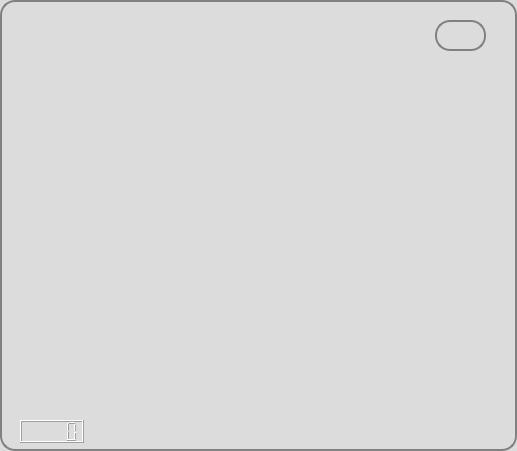
<?xml version="1.0" encoding="UTF-8"?>
<ui version="4.0">
 <class>QuestPanel</class>
 <widget class="QWidget" name="QuestPanel">
  <property name="windowModality">
   <enum>Qt::NonModal</enum>
  </property>
  <property name="geometry">
   <rect>
    <x>0</x>
    <y>0</y>
    <width>517</width>
    <height>451</height>
   </rect>
  </property>
  <property name="windowTitle">
   <string>Form</string>
  </property>
  <property name="autoFillBackground">
   <bool>false</bool>
  </property>
  <property name="styleSheet">
   <string notr="true">QLineEdit
{
border-image: url(:/images/frame.png) 4;
border-width: 3;
}

QTabBar::tab {
     background: qlineargradient(x1: 0, y1: 0, x2: 0, y2: 1,
                                 stop: 0 #E1E1E1, stop: 0.4 #DDDDDD,
                                 stop: 0.5 #D8D8D8, stop: 1.0 #D3D3D3);
     border: 2px solid #C4C4C3;
	
	border-bottom-color: rgba(0, 0, 0, 0);
     border-top-left-radius: 4px;
     border-top-right-radius: 4px;
     min-width: 8ex;
     padding: 2px;
 }

QTabBar::tab:selected, QTabBar::tab:hover {
     background: qlineargradient(x1: 0, y1: 0, x2: 0, y2: 1,
                                 stop: 0 #fafafa, stop: 0.4 #f4f4f4,
                                 stop: 0.5 #e7e7e7, stop: 1.0 #fafafa);
 }

QTabBar::tab:selected {
     border-color: #9B9B9B;
border-bottom-color: rgba(0, 0, 0, 0);
 }

 QTabBar::tab:!selected {
     margin-top: 2px;
 }

 QTabBar::tab:selected {
     margin-left: -4px;
     margin-right: -4px;
 }

 QTabBar::tab:first:selected {
     margin-left: 0;
 }

 QTabBar::tab:last:selected {
     margin-right: 0;
 }

 QTabBar::tab:only-one {
     margin: 0;
 }

#QuestPanel
{ 
border: 1px solid gray;
border-radius: 15px;
border-width: 2px;
background-color: gainsboro;
background-image: url(:/images/back.png);
background-position: top right;
background-repeat: no-repeat
}

QComboBox[editable=&quot;true&quot;]
{
border-image: url(:/images/frame.png) 4;
border-width: 3;
}

QScrollBar:horizontal
{
	border: 1px solid grey;
	background: qlineargradient(x1: 0, y1: 0, x2: 0, y2: 1, 	
		stop: 0 #f6f7fa, stop: 1 #dadbde);
	height: 15px;
}

QScrollBar:vertical
{
	border: 1px solid grey;
	background: qlineargradient(x1: 0, y1: 0, x2: 0, y2: 1, 	
		stop: 0 #f6f7fa, stop: 1 #dadbde);
	width: 15px;
}

#questionArea
{
border-image: url(:/images/frame.png) 4;
border-width: 3;
}

QListView
{
border-image: url(:/images/frame.png) 4;
border-width: 3;
}

QLabel {
border: none;
border-image: none;
padding: 0;
background: none;
}

/* Make text in message boxes selectable. */
QMessageBox {
/* LinksAccessibleByMouse | TextSelectableByMouse */
messagebox-text-interaction-flags: 5;
}
/* Set the selection colors for all widgets. */
QWidget {
selection-color: black;
selection-background-color: Silver;
color: black;
}

/* Make the entire row selected in item views. */
QAbstractItemView {
show-decoration-selected: 1;
}

/* Nice WindowsXP-style password character for password line edits. */
QLineEdit[echoMode=&quot;2&quot;] {
lineedit-password-character: 9679;
}

/* Customize tooltips. */
QToolTip {
background-color: rgb(200,200,255);
border-color: darkslategray;
border-width: 1px;
border-style: solid;
padding: 3px;
font: bold;
border-radius: 3px;
opacity: 200;
}

/* Customize radio buttons. */

QRadioButton {
spacing: 5px;
}

QRadioButton::indicator {
width: 13px;
height: 13px;
}

QRadioButton::indicator::unchecked {
image: url(:/images/radiobutton_unchecked.png);
}

QRadioButton::indicator:unchecked:hover {
image: url(:/images/radiobutton_unchecked_hover.png);
}

QRadioButton::indicator:unchecked:pressed {
image: url(:/images/radiobutton_unchecked_pressed.png);
}

QRadioButton::indicator::checked {
image: url(:/images/radiobutton_checked.png);
}

QRadioButton::indicator:checked:hover {
image: url(:/images/radiobutton_checked_hover.png);
}

QRadioButton::indicator:checked:pressed {
image: url(:/images/radiobutton_checked_pressed.png);
}

/* Customize arrows. */

*::down-arrow, *::menu-indicator {
image: url(:/images/down_arrow.png);
width: 7px;
height: 7px;
}

*::down-arrow:disabled, *::down-arrow:off {
image: url(:/images/down_arrow_disabled.png);
}

*::up-arrow {
image: url(:/images/up_arrow.png);
width: 7px;
height: 7px;
}

*::up-arrow:disabled, *::up-arrow:off {
image: url(:/images/up_arrow_disabled.png);
}

/* Customize push buttons and comboboxes. Our read-only combobox
is very similar to a push button, so they share the same border image. */

QPushButton {
min-width: 50;
}

QPushButton, QComboBox[editable=&quot;false&quot;],
QComboBox[editable=&quot;true&quot;]::drop-down {
border-image: url(:/images/pushbutton.png) 5;
border-width: 5;
}

QPushButton:hover, QComboBox[editable=&quot;false&quot;]:hover,
QComboBox[editable=&quot;true&quot;]::drop-down:hover, QMenuBar::item:hover {
border-image: url(:/images/pushbutton_hover.png) 5;
border-width: 5;
}

QPushButton:pressed, QComboBox[editable=&quot;false&quot;]:on,
QComboBox[editable=&quot;true&quot;]::drop-down:on, QMenuBar::item:on {
border-image: url(:/images/pushbutton_pressed.png) 5;
border-width: 5;
}

/* Customize read-only comboboxes. */

QComboBox[editable=&quot;false&quot;] {
padding-left: 3px;
padding-right: 20px; /* space for the arrow */
}

QComboBox[editable=&quot;false&quot;]::drop-down {
subcontrol-origin: padding;
subcontrol-position: top right;
width: 15px;
border-left-style: solid;
border-left-color: darkgray;
border-left-width: 1px;
}

QComboBox[editable=&quot;false&quot;]::down-arrow 
{
	subcontrol-origin: content;
	subcontrol-position: center;
	position: relative;
	left: 1px;
}

QComboBox[editable=&quot;false&quot;]::down-arrow:on 
{
	position: relative;
	top: 1px;
	left: 2px;
}

QComboBox[editable=&quot;true&quot;] 
{
	padding-right: 16px;
}

QComboBox[editable=&quot;true&quot;]::drop-down 
{
	subcontrol-origin: border;
	subcontrol-position: top right;
	width: 13px;
	position: absolute;
	top: 2px;
	bottom: 2px;
	right: 2px;
}

QComboBox[editable=&quot;true&quot;]::drop-down,
QComboBox[editable=&quot;true&quot;]::drop-down:hover,
QComboBox[editable=&quot;true&quot;]::drop-down:on 
{
	border-width: 0px; 
	border-left-width: 3px; 
	background-color: rgba(255, 255, 255, 200);
}

QComboBox[editable=&quot;true&quot;]::down-arrow:on 
{
	position: relative;
	top: 1px;
	left: 1px;
}

QCheckBox 
{
	spacing: 5px;
}

QCheckBox::indicator
{
	width: 13px;
	height: 13px;
}

QCheckBox::indicator:unchecked 
{
	image: url(:/images/checkbox_unchecked.png);
}

QCheckBox::indicator:unchecked:hover 
{
	image: url(:/images/checkbox_unchecked_hover.png);
}

QCheckBox::indicator:unchecked:pressed 
{
	image: url(:/images/checkbox_unchecked_pressed.png);
}

QCheckBox::indicator:checked {
image: url(:/images/checkbox_checked.png);
}

QCheckBox::indicator:checked:hover 
{
	image: url(:/images/checkbox_checked_hover.png);
}

QCheckBox::indicator:checked:pressed 
{
	image: url(:/images/checkbox_checked_pressed.png);
}

QSizeGrip 
{
	image: url(:/images/sizegrip.png);
	width: 16px;
	height: 16px;
}

QMenuBar 
{
	border-image: none;
	border-style: none;
	border-width: 1px;
	border-bottom-style: solid;
	border-bottom-color: darkslategray;
	padding: 2px;
}

/* Customize spin boxes. */

QSpinBox 
{ 
	padding-right: 15px;
}

QSpinBox::up-button 
{
	subcontrol-origin: border;
	subcontrol-position: top right;

	width: 16px;
	border-image: url(:/images/spinup.png) 1;
	border-width: 1px;
}

QSpinBox::up-button:hover 
{
	border-image: url(:/images/spinup_hover.png) 1;
}

QSpinBox::up-button:pressed {
border-image: url(:/images/spinup_pressed.png) 1;
}

QSpinBox::down-button 
{
	subcontrol-origin: border;
	subcontrol-position: bottom right;

	width: 16px;
	border-image: url(:/images/spindown.png) 1;
	border-width: 1px;
	border-top-width: 0;
}

QSpinBox::down-button:hover 
{
	border-image: url(:/images/spindown_hover.png) 1;
}

QSpinBox::down-button:pressed 
{
	border-image: url(:/images/spindown_pressed.png) 1;
}
</string>
  </property>
  <widget class="QPushButton" name="nextBtn">
   <property name="geometry">
    <rect>
     <x>350</x>
     <y>-30</y>
     <width>75</width>
     <height>25</height>
    </rect>
   </property>
   <property name="text">
    <string>Далее</string>
   </property>
  </widget>
  <widget class="QPushButton" name="prevBtn">
   <property name="geometry">
    <rect>
     <x>430</x>
     <y>-30</y>
     <width>75</width>
     <height>25</height>
    </rect>
   </property>
   <property name="text">
    <string>Назад</string>
   </property>
  </widget>
  <widget class="QLabel" name="groupLabel">
   <property name="geometry">
    <rect>
     <x>-50</x>
     <y>130</y>
     <width>46</width>
     <height>13</height>
    </rect>
   </property>
   <property name="text">
    <string>Группа</string>
   </property>
  </widget>
  <widget class="QLabel" name="studentLabel">
   <property name="geometry">
    <rect>
     <x>-50</x>
     <y>180</y>
     <width>46</width>
     <height>13</height>
    </rect>
   </property>
   <property name="text">
    <string>Студент</string>
   </property>
  </widget>
  <widget class="QComboBox" name="groupsBox">
   <property name="geometry">
    <rect>
     <x>-50</x>
     <y>150</y>
     <width>22</width>
     <height>22</height>
    </rect>
   </property>
   <property name="minimumSize">
    <size>
     <width>0</width>
     <height>0</height>
    </size>
   </property>
  </widget>
  <widget class="QComboBox" name="studentsBox">
   <property name="geometry">
    <rect>
     <x>-50</x>
     <y>200</y>
     <width>22</width>
     <height>22</height>
    </rect>
   </property>
   <property name="minimumSize">
    <size>
     <width>0</width>
     <height>0</height>
    </size>
   </property>
   <property name="editable">
    <bool>true</bool>
   </property>
   <property name="frame">
    <bool>true</bool>
   </property>
  </widget>
  <widget class="QPushButton" name="startButton">
   <property name="geometry">
    <rect>
     <x>210</x>
     <y>-50</y>
     <width>60</width>
     <height>25</height>
    </rect>
   </property>
   <property name="text">
    <string>Начать</string>
   </property>
  </widget>
  <widget class="QScrollArea" name="questionArea">
   <property name="geometry">
    <rect>
     <x>10</x>
     <y>-400</y>
     <width>500</width>
     <height>400</height>
    </rect>
   </property>
   <property name="widgetResizable">
    <bool>false</bool>
   </property>
   <widget class="QWidget" name="scrollAreaWidgetContents">
    <property name="geometry">
     <rect>
      <x>0</x>
      <y>0</y>
      <width>494</width>
      <height>394</height>
     </rect>
    </property>
   </widget>
  </widget>
  <widget class="QLCDNumber" name="lcdNumber">
   <property name="geometry">
    <rect>
     <x>20</x>
     <y>420</y>
     <width>64</width>
     <height>23</height>
    </rect>
   </property>
  </widget>
  <widget class="QPushButton" name="endBtn">
   <property name="geometry">
    <rect>
     <x>270</x>
     <y>-30</y>
     <width>75</width>
     <height>25</height>
    </rect>
   </property>
   <property name="text">
    <string>Завершить</string>
   </property>
  </widget>
  <widget class="QToolButton" name="infoButton">
   <property name="geometry">
    <rect>
     <x>490</x>
     <y>10</y>
     <width>16</width>
     <height>16</height>
    </rect>
   </property>
   <property name="text">
    <string/>
   </property>
   <property name="icon">
    <iconset resource="../../res/res.qrc">
     <normaloff>:/images/fileinfo-16.png</normaloff>:/images/fileinfo-16.png</iconset>
   </property>
   <property name="popupMode">
    <enum>QToolButton::InstantPopup</enum>
   </property>
   <property name="autoRaise">
    <bool>true</bool>
   </property>
  </widget>
  <widget class="QTextBrowser" name="infoBrowser">
   <property name="geometry">
    <rect>
     <x>435</x>
     <y>20</y>
     <width>51</width>
     <height>31</height>
    </rect>
   </property>
   <property name="styleSheet">
    <string notr="true">
border: 1px solid gray;
border-radius: 15px;
  border-width: 2px;
  background-color: gainsboro;
  background-image: url(:/images/back.png);
  background-position: top right;
  background-repeat: no-repeat</string>
   </property>
  </widget>
 </widget>
 <resources>
  <include location="../../res/res.qrc"/>
  <include location="../../res/res.qrc"/>
 </resources>
 <connections/>
</ui>
